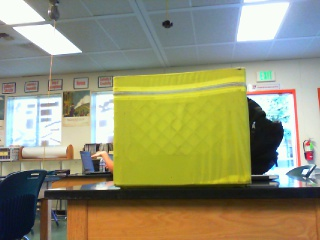
#> input picture AlexK/Distance/image.jpg, 320 x 240 px, given in place of the camera
$ python DistanceAngle.py   (older library calls are emulated)
#> lines starting #> are read from the running program, lines starting #| are printed output that depends on the picture; after the words box and inside, x2 and y2 are one past the last pixel; in counts of white or black regions, pixels touching at a corner belong together; long printed decimals are rounded
#> further down, frame is the input picture: shape (240, 320, 3); mean B, G, R 110.9, 144.7, 146.2
import cv2

class Pipeline:
    """
    An OpenCV pipeline generated by GRIP.
    """

    def __init__(self):
        """initializes all values to presets or None if need to be set
        """

        self.__rgb_threshold_red = [75.67446043165468, 228.89078498293517]
        self.__rgb_threshold_green = [116.95143884892086, 255.0]
        self.__rgb_threshold_blue = [0.0, 122.27815699658704]

        self.rgb_threshold_output = None

        self.__find_contours_input = self.rgb_threshold_output
        self.__find_contours_external_only = True

        self.find_contours_output = None

        self.__filter_contours_contours = self.find_contours_output
        self.__filter_contours_min_area = 11000.0
        self.__filter_contours_min_perimeter = 0.0
        self.__filter_contours_min_width = 0
        self.__filter_contours_max_width = 1000
        self.__filter_contours_min_height = 0
        self.__filter_contours_max_height = 1000
        self.__filter_contours_solidity = [0.0, 100.0]
        self.__filter_contours_max_vertices = 1000000
        self.__filter_contours_min_vertices = 0
        self.__filter_contours_min_ratio = 0
        self.__filter_contours_max_ratio = 1000

        self.filter_contours_output = None

        self.__convex_hulls_contours = self.filter_contours_output

        self.convex_hulls_output = None


    def process(self, source0):
        """
        Runs the pipeline and sets all outputs to new values.
        """
        # Step RGB_Threshold0:
        self.__rgb_threshold_input = source0
        (self.rgb_threshold_output) = self.__rgb_threshold(self.__rgb_threshold_input, self.__rgb_threshold_red, self.__rgb_threshold_green, self.__rgb_threshold_blue)

        # Step Find_Contours0:
        self.__find_contours_input = self.rgb_threshold_output
        (self.find_contours_output) = self.__find_contours(self.__find_contours_input, self.__find_contours_external_only)

        # Step Filter_Contours0:
        self.__filter_contours_contours = self.find_contours_output
        (self.filter_contours_output) = self.__filter_contours(self.__filter_contours_contours, self.__filter_contours_min_area, self.__filter_contours_min_perimeter, self.__filter_contours_min_width, self.__filter_contours_max_width, self.__filter_contours_min_height, self.__filter_contours_max_height, self.__filter_contours_solidity, self.__filter_contours_max_vertices, self.__filter_contours_min_vertices, self.__filter_contours_min_ratio, self.__filter_contours_max_ratio)

        # Step Convex_Hulls0:
        self.__convex_hulls_contours = self.filter_contours_output
        (self.convex_hulls_output) = self.__convex_hulls(self.__convex_hulls_contours)

        return self.convex_hulls_output


    @staticmethod
    def __rgb_threshold(input, red, green, blue):
        """Segment an image based on color ranges.
        Args:
            input: A BGR numpy.ndarray.
            red: A list of two numbers the are the min and max red.
            green: A list of two numbers the are the min and max green.
            blue: A list of two numbers the are the min and max blue.
        Returns:
            A black and white numpy.ndarray.
        """
        out = cv2.cvtColor(input, cv2.COLOR_BGR2RGB)
        return cv2.inRange(out, (red[0], green[0], blue[0]),  (red[1], green[1], blue[1]))
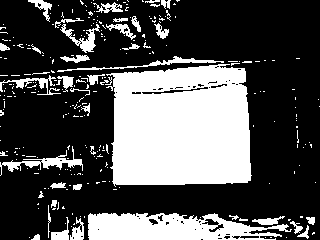
#> returned value: shape (240, 320); 31.6% white; 274 white regions (234 under 20 px)

    @staticmethod
    def __find_contours(input, external_only):
        """Sets the values of pixels in a binary image to their distance to the nearest black pixel.
        Args:
            input: A numpy.ndarray.
            external_only: A boolean. If true only external contours are found.
        Return:
            A list of numpy.ndarray where each one represents a contour.
        """
        if(external_only):
            mode = cv2.RETR_EXTERNAL
        else:
            mode = cv2.RETR_LIST
        method = cv2.CHAIN_APPROX_SIMPLE
        im2, contours, hierarchy =cv2.findContours(input, mode=mode, method=method)
        return contours

    @staticmethod
    def __filter_contours(input_contours, min_area, min_perimeter, min_width, max_width,
                        min_height, max_height, solidity, max_vertex_count, min_vertex_count,
                        min_ratio, max_ratio):
        """Filters out contours that do not meet certain criteria.
        Args:
            input_contours: Contours as a list of numpy.ndarray.
            min_area: The minimum area of a contour that will be kept.
            min_perimeter: The minimum perimeter of a contour that will be kept.
            min_width: Minimum width of a contour.
            max_width: MaxWidth maximum width.
            min_height: Minimum height.
            max_height: Maximimum height.
            solidity: The minimum and maximum solidity of a contour.
            min_vertex_count: Minimum vertex Count of the contours.
            max_vertex_count: Maximum vertex Count.
            min_ratio: Minimum ratio of width to height.
            max_ratio: Maximum ratio of width to height.
        Returns:
            Contours as a list of numpy.ndarray.
        """
#> called with min_area = 11000, min_perimeter = 0, min_width = 0, max_width = 1000, min_height = 0, max_height = 1000, max_vertex_count = 1000000, min_vertex_count = 0
        output = []
        for contour in input_contours:
            x,y,w,h = cv2.boundingRect(contour)
            if (w < min_width or w > max_width):
                continue
            if (h < min_height or h > max_height):
                continue
            area = cv2.contourArea(contour)
            if (area < min_area):
                continue
            if (cv2.arcLength(contour, True) < min_perimeter):
                continue
            hull = cv2.convexHull(contour)
            solid = 100 * area / cv2.contourArea(hull)
            if (solid < solidity[0] or solid > solidity[1]):
                continue
            if (len(contour) < min_vertex_count or len(contour) > max_vertex_count):
                continue
            ratio = (float)(w) / h
            if (ratio < min_ratio or ratio > max_ratio):
                continue
            output.append(contour)
        return output

    @staticmethod
    def __convex_hulls(input_contours):
        """Computes the convex hulls of contours.
        Args:
            input_contours: A list of numpy.ndarray that each represent a contour.
        Returns:
            A list of numpy.ndarray that each represent a contour.
        """
        output = []
        for contour in input_contours:
            output.append(cv2.convexHull(contour))
        return output


camera = cv2.VideoCapture(0)
pl = Pipeline()

while True:
    r, frame = camera.read()
    frame = cv2.resize(frame, (320, 240))

    contours = pl.process(frame)
#> contours = 1 contour; box (x1, y1, x2, y2) and area: (106, 64, 252, 187) 16300
    if len(contours) == 0:
        cv2.imshow("Feed", frame)
        if cv2.waitKey(1) & 0xFF == ord('q'):
            cv2.destroyAllWindows()
            camera.release()
            break
        continue

    rect = cv2.minAreaRect(contours[0])
#> rect = ((178.4, 125.8), (140.7, 119.6), -2.86)
    print((13 * 337.23)/rect[1][0])
#| 31.164

    cv2.imshow("Feed", frame)
    if cv2.waitKey(1) & 0xFF == ord('q'):
#> (key q is pressed here)
        cv2.destroyAllWindows()
        camera.release()
        break
